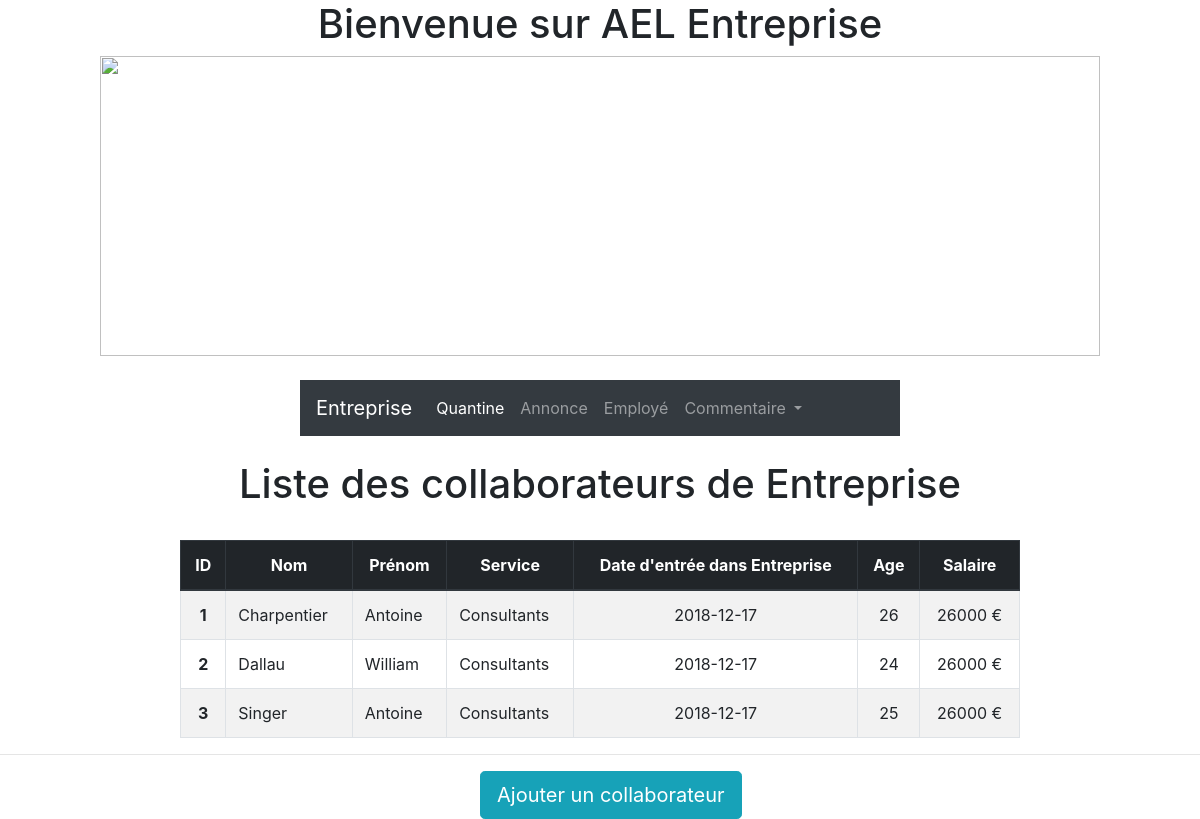
The app's page /listeemployes.php with its own data.
### tables this page shows
CREATE TABLE IF NOT EXISTS `employes` (
  `id` int(11) NOT NULL AUTO_INCREMENT,
  `nom` varchar(40) NOT NULL,
  `prenom` varchar(25) NOT NULL,
  `service` varchar(40) NOT NULL,
  `date` date NOT NULL,
  `age` int(11) NOT NULL,
  `salaire` int(11) NOT NULL,
  PRIMARY KEY (`id`)
);

### listeemployes.php (the view, shortened to what this page needs)
<?php
include('menu.php');
try{$bd = new PDO('mysql:host=localhost;dbname=entreprise;charset=utf8', 'root', '');
} catch(Exception $e){
    die("Vous n'êtes pas authorisé à vous connecter ".$e->getMessage());
}
$result = $bd->query('SELECT * FROM employes');
?>
<h1 style="text-align: center">Liste des collaborateurs de Entreprise</h1>
<table class="table table-striped table-bordered"  style="margin: auto;width: 70%">
    <thead class="thead-dark">
    <tr>
    <th scope="col" style='text-align:center'>ID</th>
    <th scope="col" style='text-align:center'>Nom</th>
    <th scope="col" style='text-align:center'>Prénom</th>
    <th scope="col" style='text-align:center'>Service</th>
    <th scope="col" style='text-align:center'>Date d'entrée dans Entreprise</th>
    <th scope="col" style='text-align:center'>Age</th>
    <th scope="col" style='text-align:center'>Salaire</th>
    </tr>
    </thead>
    <?php
        while ($recup = $result->fetch()){
            echo "<tr><th scope='row' style='text-align:center'>".$recup['id']."</th><td>"
            .$recup['nom']."</td><td>".$recup['prenom']."</td><td>"
            .$recup['service']."</td><td style='text-align:center'>".$recup['date']."</td><td style='text-align:center'>".$recup['age']
            ."</td><td style='text-align:center'>".$recup['salaire']." €"."</td></tr>";
        }
    ?>
</table>
<hr>
<button type="button" class="btn btn-info btn-lg" style="margin-left: 40%"><a href="creeremploye.php" style="color:white">Ajouter un collaborateur</a></button>

### records on screen
employes: id "1", nom "Charpentier", prenom "Antoine", service "Consultants", date "2018-12-17", age "26", salaire "26000"
employes: id "2", nom "Dallau", prenom "William", service "Consultants", date "2018-12-17", age "24", salaire "26000"
employes: id "3", nom "Singer", prenom "Antoine", service "Consultants", date "2018-12-17", age "25", salaire "26000"
